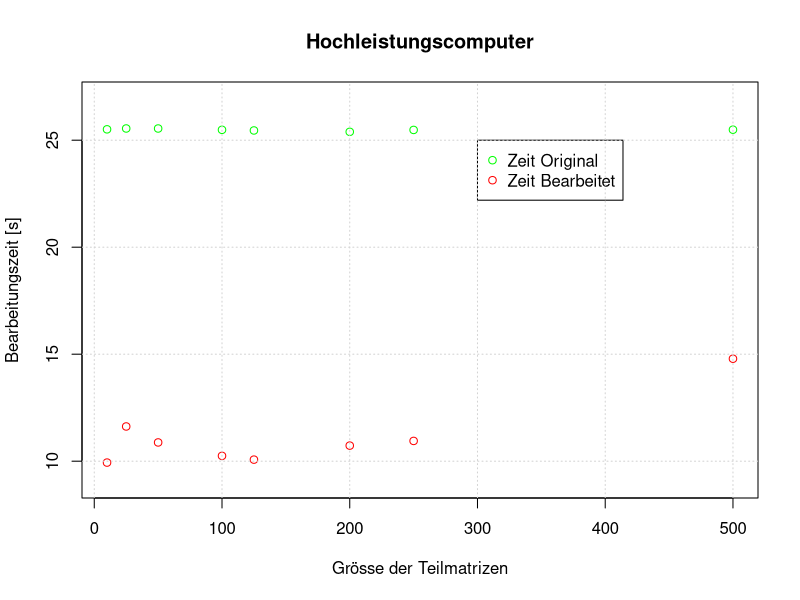

Write R code to recreate this figure.
A <- read.csv("TeilmatrixGroesse.csv")
B <- read.csv("ZeitTeil.csv")
C <- read.csv("ZeitOriginal.csv")

pdf("HSR.pdf")

plot(B$b ~ A$a,  col = "red",
		xlab = "Grösse der Teilmatrizen",
		ylab = "Bearbeitungszeit [s]",
		main = "Hochleistungscomputer",
		ylim=c(9,27))
		points(C$c ~ A$a,col="green")
		
		legend(300 , 25, c("Zeit Original", "Zeit Bearbeitet"),
		col=c("green", "red"),pch = c(1,1))

grid()
graphics.off()
